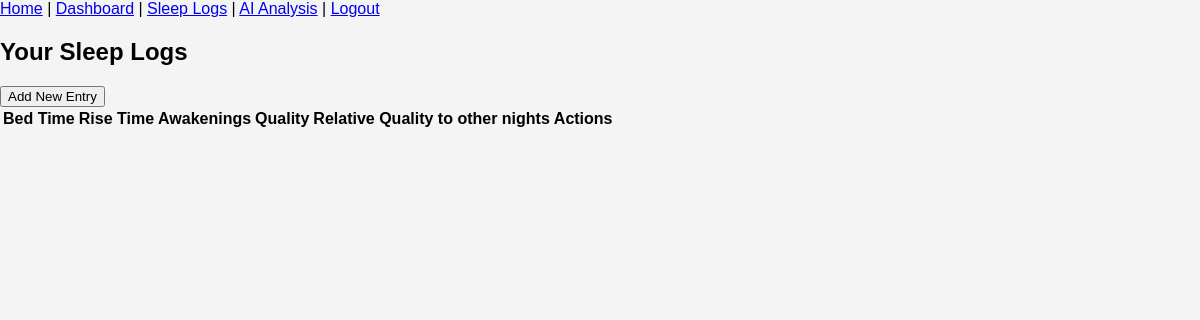
Before: /sleep_log/sleep_logs (signed in) with the older database file.
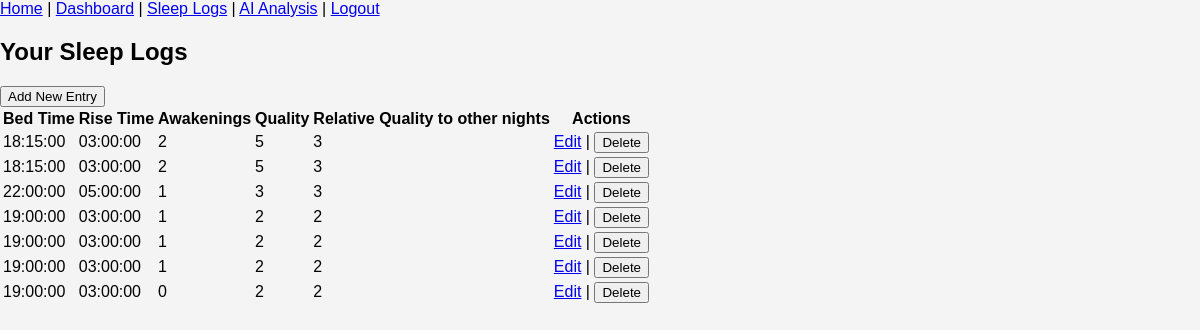
After: the same page with the newer database file.
### sleep_tracker/models.py (models this page shows, shortened)
class SleepLog(db.Model):
    id = db.Column(db.Integer, primary_key=True)
    user_id = db.Column(db.Integer, db.ForeignKey('user.id'), nullable=False)
    date = db.Column(db.Date, nullable=False) #can't be unique as user could go to bed at 1am on 2/2 and again go to bed at 11pm on 2/2.
    bedtime = db.Column(db.Time, nullable=False)
    risetime = db.Column(db.Time, nullable=False)
    sleep_quality = db.Column(db.Integer, nullable=False) #1-5 score range, to be handled by the UI
    relative_quality = db.Column(db.Integer, nullable=False) #1-5 score range, to be handled by the UI
    awakenings = db.Column(db.Integer, nullable=False) #positive integer
    OSA_interventions = db.Column(db.Boolean, nullable=False)
    caffeine = db.Column(db.Boolean, nullable=False)
    sleep_aid = db.Column(db.Boolean, nullable=False)
    alcohol = db.Column(db.Boolean, nullable=False)
    cannabis = db.Column(db.Boolean, nullable=False)
    typical_day = db.Column(db.Boolean, nullable=False)
    sleep_period_duration = db.Column(db.Integer, nullable=False)

### sleep_tracker/routes/sleep_log.py (the view)
@sleep_log.route("/sleep_logs")
@login_required
def sleep_logs():
    logs = SleepLog.query.filter_by(user_id=current_user.id).order_by(SleepLog.date)
    return render_template('sleep_logs.html', logs=logs)

### sleep_tracker/__init__.py (called while the page is built)
@login_mgr.user_loader
def load_user(user_id):
    from .models import User
    return User.query.get(int(user_id))

### sleep_tracker/templates/sleep_logs.html
{% extends "base.html" %}
{% block content %}
<h2>Your Sleep Logs</h2>
<a href = "{{ url_for('sleep_log.log_sleep') }}">
    <button>Add New Entry</button>
</a>
<table>
    <tr>
        <th>Bed Time</th>
        <th>Rise Time</th>
        <th>Awakenings</th>
        <th>Quality</th>
        <th>Relative Quality to other nights</th>
        <th>Actions</th>
    </tr>
    {% for log in logs %}
    <tr>
        <td>{{ log.bedtime }}</td>
        <td>{{ log.risetime }}</td>
        <td>{{ log.awakenings }}</td>
        <td>{{ log.sleep_quality }}</td>
        <td>{{ log.relative_quality }}</td>
        <td>
            <a href="{{ url_for('sleep_log.edit_log', log_id=log.id) }}">Edit</a> |
            <form action="{{ url_for('sleep_log.delete_log', log_id=log.id) }}" method="POST" style="display:inline;">
                <button type="submit" onclick="return confirm('Are you sure?')">Delete</button>
            </form>
        </td>
    </tr>
    {% endfor %}
</table>
{% endblock %}

Changed rows visible on the page:
added SleepLog: bedtime "18:15:00", risetime "03:00:00", awakenings "2", sleep_quality "5", relative_quality "3"
added SleepLog: bedtime "18:15:00", risetime "03:00:00", awakenings "2", sleep_quality "5", relative_quality "3"
added SleepLog: bedtime "22:00:00", risetime "05:00:00", awakenings "1", sleep_quality "3", relative_quality "3"
added SleepLog: bedtime "19:00:00", risetime "03:00:00", awakenings "1", sleep_quality "2", relative_quality "2"
added SleepLog: bedtime "19:00:00", risetime "03:00:00", awakenings "1", sleep_quality "2", relative_quality "2"
added SleepLog: bedtime "19:00:00", risetime "03:00:00", awakenings "1", sleep_quality "2", relative_quality "2"
added SleepLog: bedtime "19:00:00", risetime "03:00:00", awakenings "0", sleep_quality "2", relative_quality "2"
